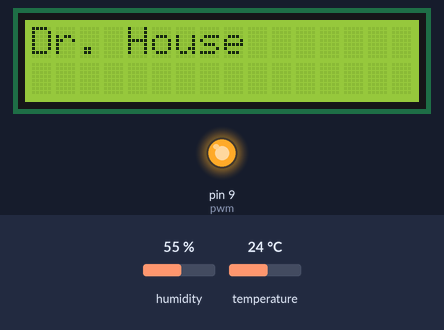
Simulated run of this sketch. Board: Arduino Uno, built with avr-gcc and run on an emulated ATmega328P. Parts: 16×2 character LCD, output pins drawn as LEDs (lit = HIGH). The inputs (shaded band) are chosen by the test bench; at power-on: temperature 24 °C, humidity 55 %.

Above: at 2.1 s.
At 5.2 s:
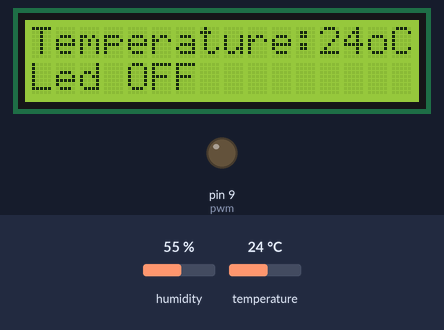
5.3 s: temperature set to 28 °C
At 7.5 s:
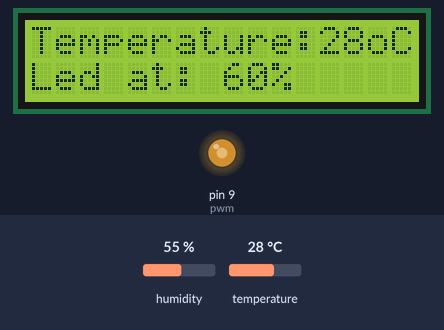
9.2 s: temperature set to 12 °C
At 10.8 s:
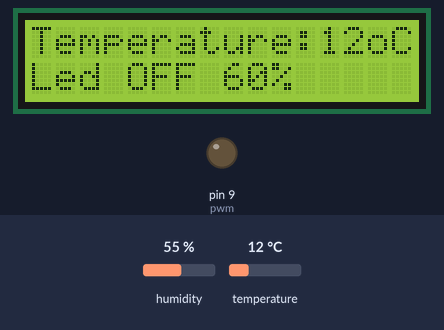
13.1 s: temperature set to 33 °C
At 14.2 s:
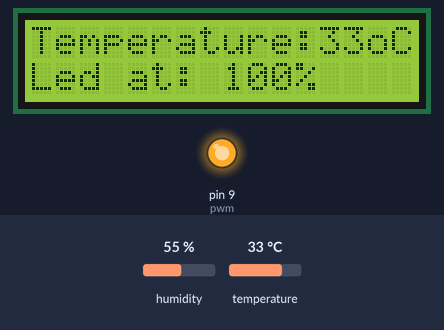
Timing chart, 0 to 16.1 s (numbered marks = the images above; inputs shaded):
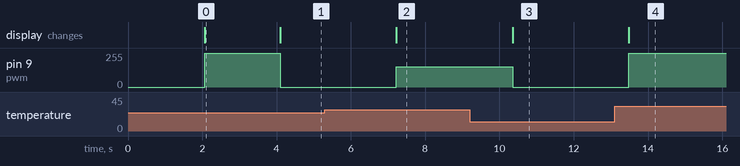

Measured:
- after the input at 5.3 s, pin 9 (pwm): 0/255 → 153/255 after 1.9 s; the display: changes after 1.9 s (image 2)
- after the input at 9.2 s, pin 9 (pwm): 153/255 → 0/255 after 1.2 s; the display: changes after 1.2 s (image 3)
- after the input at 13.1 s, pin 9 (pwm): 0/255 → 255/255 after 0.38 s; the display: changes after 0.38 s (image 4)
- what the display in image 0 shows lasts 2.0 s, from 2.1 s to 4.1 s

The sketch:

Temp.ino
```cpp
#include<dht.h>   // Including library for dht
#include<LiquidCrystal.h>
LiquidCrystal lcd(2, 3, 4, 5, 6, 7);
#define dht_dpin 12
dht DHT;
#define pwm 9

void setup()
{
 lcd.begin(16, 2);

 lcd.clear();
 lcd.print("  Led Intensity  ");
 lcd.setCursor(0,1);
 lcd.print("  Controlling ");
 delay(2000);
 analogWrite(pwm, 255);
 lcd.clear();
 lcd.print("Dr. House ");
 delay(2000);
}
void loop()
{
  DHT.read11(dht_dpin);
  int temp=DHT.temperature;
  lcd.setCursor(0,0);
  lcd.print("Temperature:");
  lcd.print(temp);   // Printing temperature on LCD

  lcd.print("oC");
  lcd.setCursor(0,1);
  if(temp <26 )
    {
      analogWrite(9,0);
      lcd.print("Led OFF ");
      delay(100);
    }

    else if(temp==26)
    {
      analogWrite(pwm, 51);
      lcd.print("Led at: 20%   ");
      delay(100);
    }

     else if(temp==27)
    {
      analogWrite(pwm, 102);
      lcd.print("Led at: 40%   ");
      delay(100);
    }

     else if(temp==28)
    {
      analogWrite(pwm, 153);
      lcd.print("Led at: 60%   ");
      delay(100);
    }

    else if(temp==29)
    {
      analogWrite(pwm, 204);
      lcd.print("Led at: 80%    ");
      delay(100);
    }
     else if(temp>29)
    {
      analogWrite(pwm, 255);
      lcd.print("Led at: 100%   ");
      delay(100);
    }
  delay(3000);
}
```
